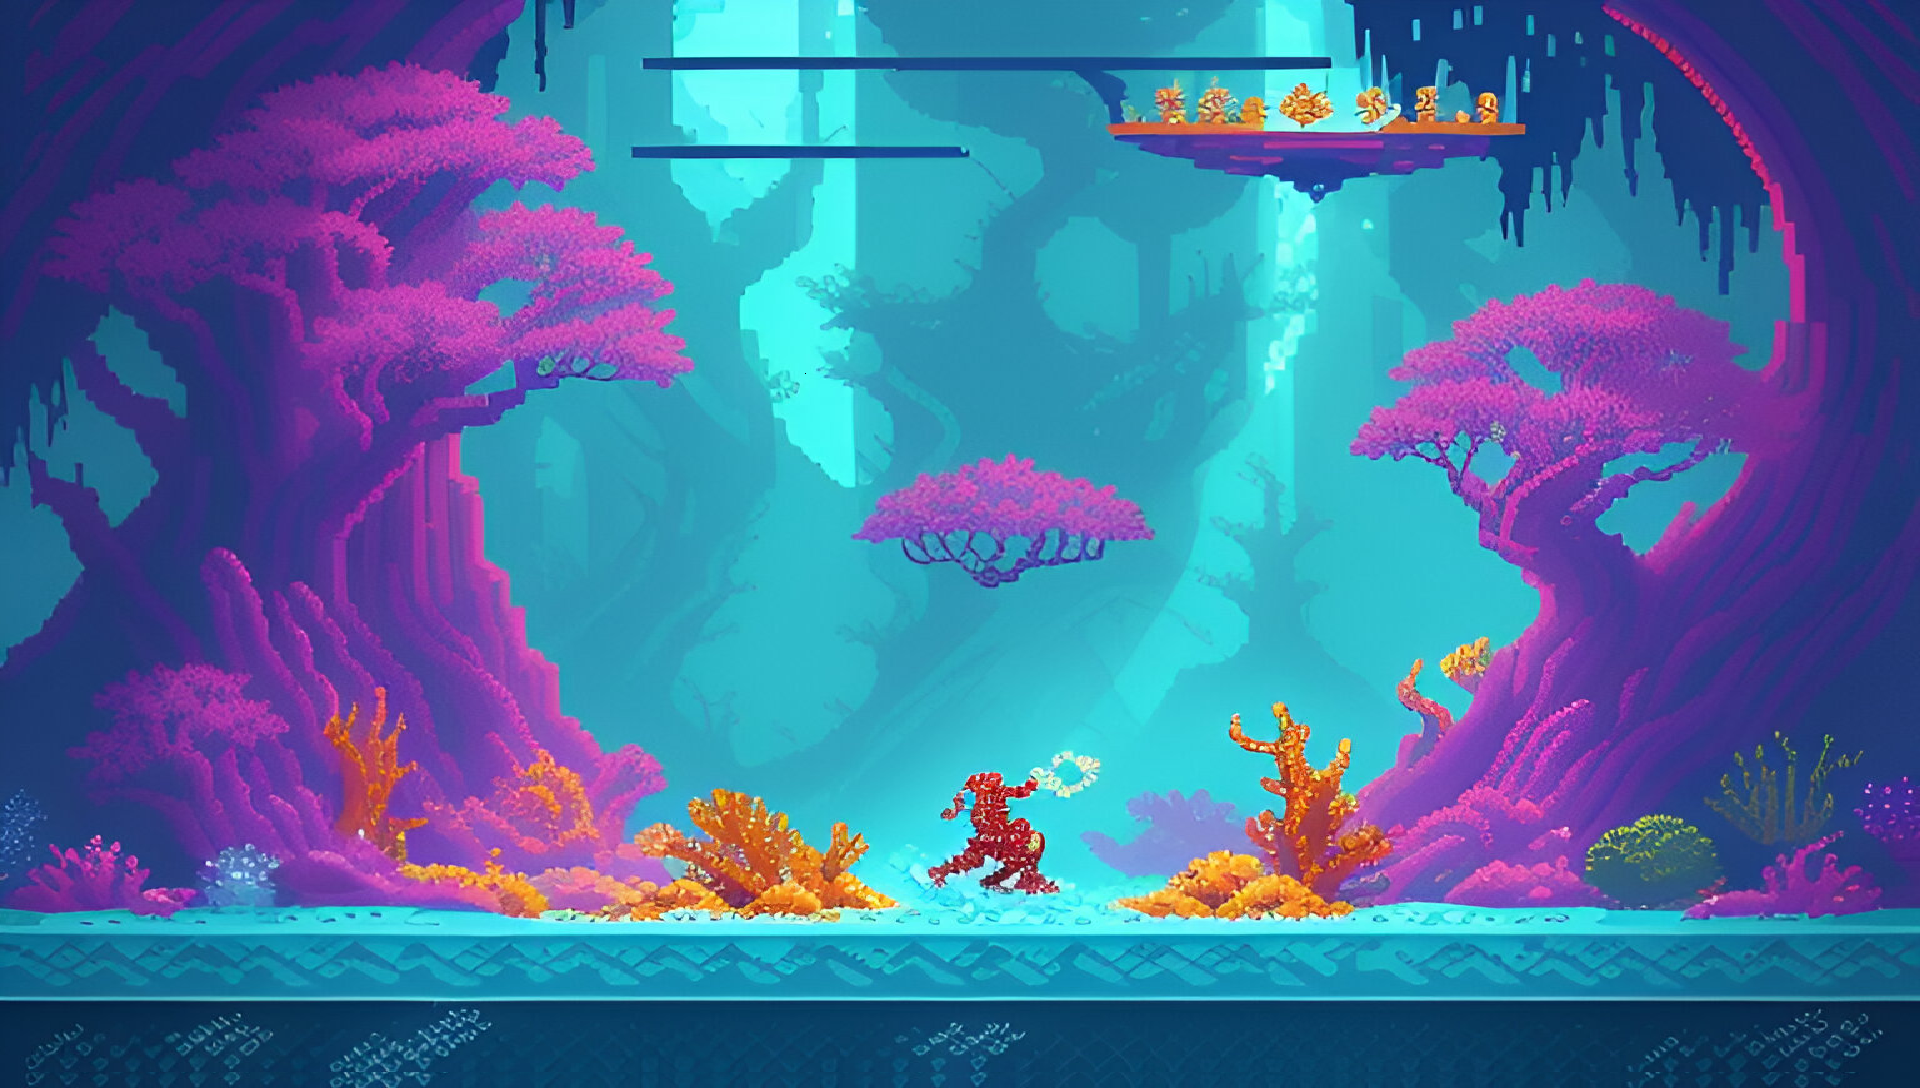

Tiled map render using the project's own tile images. Description and the map definition, with tile-layer contents summarised, below:
An orthogonal 120x68 tile map with 16x16 px tiles, 1 tile layer (Tile Layer 1) and 1 object (player spawn).

<map version="1.10" tiledversion="1.10.2" orientation="orthogonal" renderorder="right-down" width="120" height="68" tilewidth="16" tileheight="16" infinite="0" nextlayerid="3" nextobjectid="5">
 <tileset firstgid="1" name="boss-fight-scene-2" tilewidth="16" tileheight="16" tilecount="8040" columns="120">
  <image source="../images/boss-fight-scene-2.png" width="1920" height="1080" />
 </tileset>
 <layer id="1" name="Tile Layer 1" width="120" height="68">
  <data>[8160 cells, 8160 non-empty, 8040 distinct tile ids]</data>
 </layer>
 <objectgroup id="2" name="Spawn Point">
  <object id="1" name="player spawn" x="133.333" y="887.879">
   <point />
  </object>
 </objectgroup>
</map>